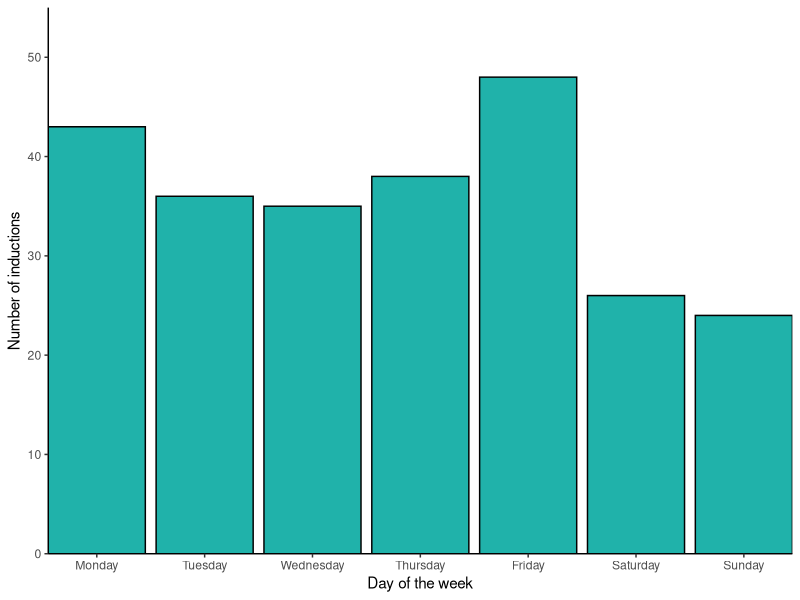

Source code (R):
## ---- chunk 1
#| code-fold: false
library(tidyverse)
## ---- chunk 2
#| echo: false
day <- c("Monday", "Tuesday", "Wednesday", "Thursday", "Friday", "Saturday", "Sunday")
freq <- c(43, 36, 35, 38, 48, 26, 24) 
inductions <- data.frame(day, freq)
knitr::kable(inductions, 
             table.attr = "style='width:50%;'",
             caption = "Number of inductions for each day of the week over six weeks.",
             format = "html",
             col.names = c("Day", "No. inductions"),
             row.names = FALSE) |>  
  kableExtra::kable_styling()
## ---- chunk 3
#| output: false

# create a dataframe for the data
day <- c("Monday", 
         "Tuesday", 
         "Wednesday",
         "Thursday",
         "Friday",
         "Saturday",
         "Sunday")
freq <- c(43, 36, 35, 38, 48, 26, 24) 
inductions <- data.frame(day, freq)

# make the order of the days correct rather than alphabetical
inductions <- inductions |> 
  mutate(day = fct_relevel(day, c("Monday",
                                  "Tuesday",
                                  "Wednesday",
                                  "Thursday",
                                  "Friday",
                                  "Saturday",
                                  "Sunday")))

# plot the data as a barplot with the bars in
ggplot(data = inductions, 
       aes(x = day, y = freq)) +
  geom_col(colour = "black",
           fill = "lightseagreen") +
  scale_x_discrete(expand = c(0, 0),
                   name = "Day of the week") + 
  scale_y_continuous(expand = c(0, 0),
                     name = "Number of inductions",
                     limits = c(0, 55)) +
  theme_classic()
